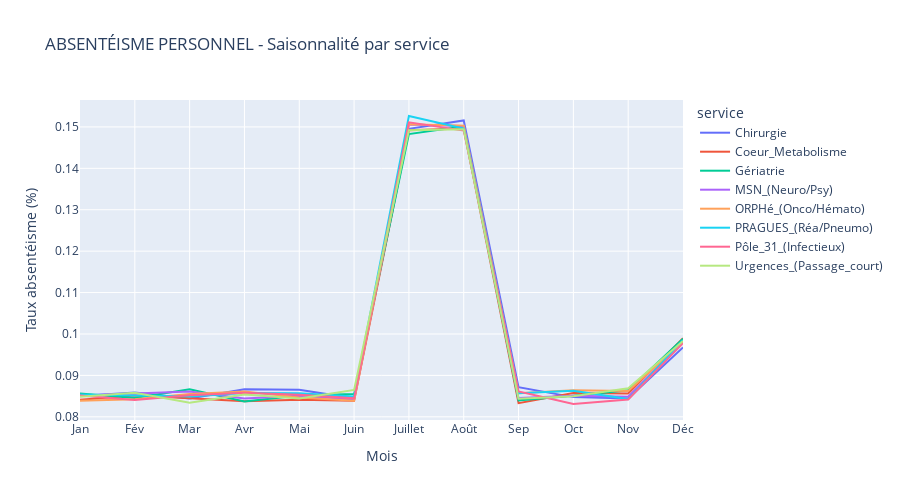

Notebook code for this chart:
### Code cell
# Gestion des absences du personnel
absenteeism_mensuel = df_perso.groupby(['date', 'service'])['taux_absence'].mean().reset_index()
absenteeism_mensuel['mois'] = absenteeism_mensuel['date'].dt.month
absenteeism_agg = absenteeism_mensuel.groupby(['mois', 'service'])['taux_absence'].mean().reset_index()

fig1 = px.line(absenteeism_agg, x='mois', y='taux_absence', color='service',
               title="ABSENTÉISME PERSONNEL - Saisonnalité par service",
               labels={'mois': 'Mois', 'taux_absence': 'Taux absentéisme (%)'})
fig1.update_xaxes(tickvals=list(range(1,13)), ticktext=['Jan','Fév','Mar','Avr','Mai','Juin',
                                                       'Juillet','Août','Sep','Oct','Nov','Déc'])
fig1.update_layout(height=500)
fig1.show()

### Figure 1 — Plotly figure (JSON) as saved in the notebook; plotly's stock layout.template omitted (floating-point values rounded to 4 significant figures)
{"data": [{"hovertemplate": "service=Chirurgie<br>Mois=%{x}<br>Taux absentéisme (%)=%{y}<extra></extra>", "legendgroup": "Chirurgie", "line": {"color": "#636efa", "dash": "solid"}, "marker": {"symbol": "circle"}, "mode": "lines", "name": "Chirurgie", "orientation": "v", "showlegend": true, "type": "scatter", "x": [1, 2, 3, 4, 5, 6, 7, 8, 9, 10, 11, 12], "xaxis": "x", "y": [0.08502, 0.08584, 0.08444, 0.08668, 0.08656, 0.08448, 0.1495, 0.1516, 0.08717, 0.08475, 0.08443, 0.09675], "yaxis": "y"}, {"hovertemplate": "service=Coeur_Metabolisme<br>Mois=%{x}<br>Taux absentéisme (%)=%{y}<extra></extra>", "legendgroup": "Coeur_Metabolisme", "line": {"color": "#EF553B", "dash": "solid"}, "marker": {"symbol": "circle"}, "mode": "lines", "name": "Coeur_Metabolisme", "orientation": "v", "showlegend": true, "type": "scatter", "x": [1, 2, 3, 4, 5, 6, 7, 8, 9, 10, 11, 12], "xaxis": "x", "y": [0.08409, 0.08515, 0.0845, 0.08375, 0.08414, 0.08387, 0.1492, 0.1496, 0.08329, 0.08576, 0.08561, 0.09895], "yaxis": "y"}, {"hovertemplate": "service=Gériatrie<br>Mois=%{x}<br>Taux absentéisme (%)=%{y}<extra></extra>", "legendgroup": "Gériatrie", "line": {"color": "#00cc96", "dash": "solid"}, "marker": {"symbol": "circle"}, "mode": "lines", "name": "Gériatrie", "orientation": "v", "showlegend": true, "type": "scatter", "x": [1, 2, 3, 4, 5, 6, 7, 8, 9, 10, 11, 12], "xaxis": "x", "y": [0.08564, 0.08452, 0.08666, 0.08372, 0.08516, 0.08547, 0.1483, 0.1502, 0.08397, 0.08506, 0.08639, 0.09883], "yaxis": "y"}, {"hovertemplate": "service=MSN_(Neuro/Psy)<br>Mois=%{x}<br>Taux absentéisme (%)=%{y}<extra></extra>", "legendgroup": "MSN_(Neuro/Psy)", "line": {"color": "#ab63fa", "dash": "solid"}, "marker": {"symbol": "circle"}, "mode": "lines", "name": "MSN_(Neuro/Psy)", "orientation": "v", "showlegend": true, "type": "scatter", "x": [1, 2, 3, 4, 5, 6, 7, 8, 9, 10, 11, 12], "xaxis": "x", "y": [0.08513, 0.08568, 0.08611, 0.0844, 0.0851, 0.08417, 0.1506, 0.1502, 0.08452, 0.08511, 0.08484, 0.09818], "yaxis": "y"}, {"hovertemplate": "service=ORPHé_(Onco/Hémato)<br>Mois=%{x}<br>Taux absentéisme (%)=%{y}<extra></extra>", "legendgroup": "ORPHé_(Onco/Hémato)", "line": {"color": "#FFA15A", "dash": "solid"}, "marker": {"symbol": "circle"}, "mode": "lines", "name": "ORPHé_(Onco/Hémato)", "orientation": "v", "showlegend": true, "type": "scatter", "x": [1, 2, 3, 4, 5, 6, 7, 8, 9, 10, 11, 12], "xaxis": "x", "y": [0.08385, 0.08424, 0.08548, 0.08609, 0.08465, 0.08386, 0.1506, 0.1503, 0.08567, 0.08641, 0.08624, 0.09815], "yaxis": "y"}, {"hovertemplate": "service=PRAGUES_(Réa/Pneumo)<br>Mois=%{x}<br>Taux absentéisme (%)=%{y}<extra></extra>", "legendgroup": "PRAGUES_(Réa/Pneumo)", "line": {"color": "#19d3f3", "dash": "solid"}, "marker": {"symbol": "circle"}, "mode": "lines", "name": "PRAGUES_(Réa/Pneumo)", "orientation": "v", "showlegend": true, "type": "scatter", "x": [1, 2, 3, 4, 5, 6, 7, 8, 9, 10, 11, 12], "xaxis": "x", "y": [0.08539, 0.08516, 0.08491, 0.08576, 0.08567, 0.0849, 0.1526, 0.1496, 0.08568, 0.08627, 0.08428, 0.09851], "yaxis": "y"}, {"hovertemplate": "service=Pôle_31_(Infectieux)<br>Mois=%{x}<br>Taux absentéisme (%)=%{y}<extra></extra>", "legendgroup": "Pôle_31_(Infectieux)", "line": {"color": "#FF6692", "dash": "solid"}, "marker": {"symbol": "circle"}, "mode": "lines", "name": "Pôle_31_(Infectieux)", "orientation": "v", "showlegend": true, "type": "scatter", "x": [1, 2, 3, 4, 5, 6, 7, 8, 9, 10, 11, 12], "xaxis": "x", "y": [0.08515, 0.08408, 0.0852, 0.08579, 0.08535, 0.08446, 0.1511, 0.1491, 0.08613, 0.08309, 0.08418, 0.09778], "yaxis": "y"}, {"hovertemplate": "service=Urgences_(Passage_court)<br>Mois=%{x}<br>Taux absentéisme (%)=%{y}<extra></extra>", "legendgroup": "Urgences_(Passage_court)", "line": {"color": "#B6E880", "dash": "solid"}, "marker": {"symbol": "circle"}, "mode": "lines", "name": "Urgences_(Passage_court)", "orientation": "v", "showlegend": true, "type": "scatter", "x": [1, 2, 3, 4, 5, 6, 7, 8, 9, 10, 11, 12], "xaxis": "x", "y": [0.08486, 0.08582, 0.08338, 0.08537, 0.08443, 0.0865, 0.1492, 0.1494, 0.08435, 0.08498, 0.0869, 0.09831], "yaxis": "y"}], "layout": {"height": 500, "legend": {"title": {"text": "service"}, "tracegroupgap": 0}, "title": {"text": "ABSENTÉISME PERSONNEL - Saisonnalité par service"}, "xaxis": {"anchor": "y", "domain": [0, 1], "ticktext": ["Jan", "Fév", "Mar", "Avr", "Mai", "Juin", "Juillet", "Août", "Sep", "Oct", "Nov", "Déc"], "tickvals": [1, 2, 3, 4, 5, 6, 7, 8, 9, 10, 11, 12], "title": {"text": "Mois"}}, "yaxis": {"anchor": "x", "domain": [0, 1], "title": {"text": "Taux absentéisme (%)"}}}}
